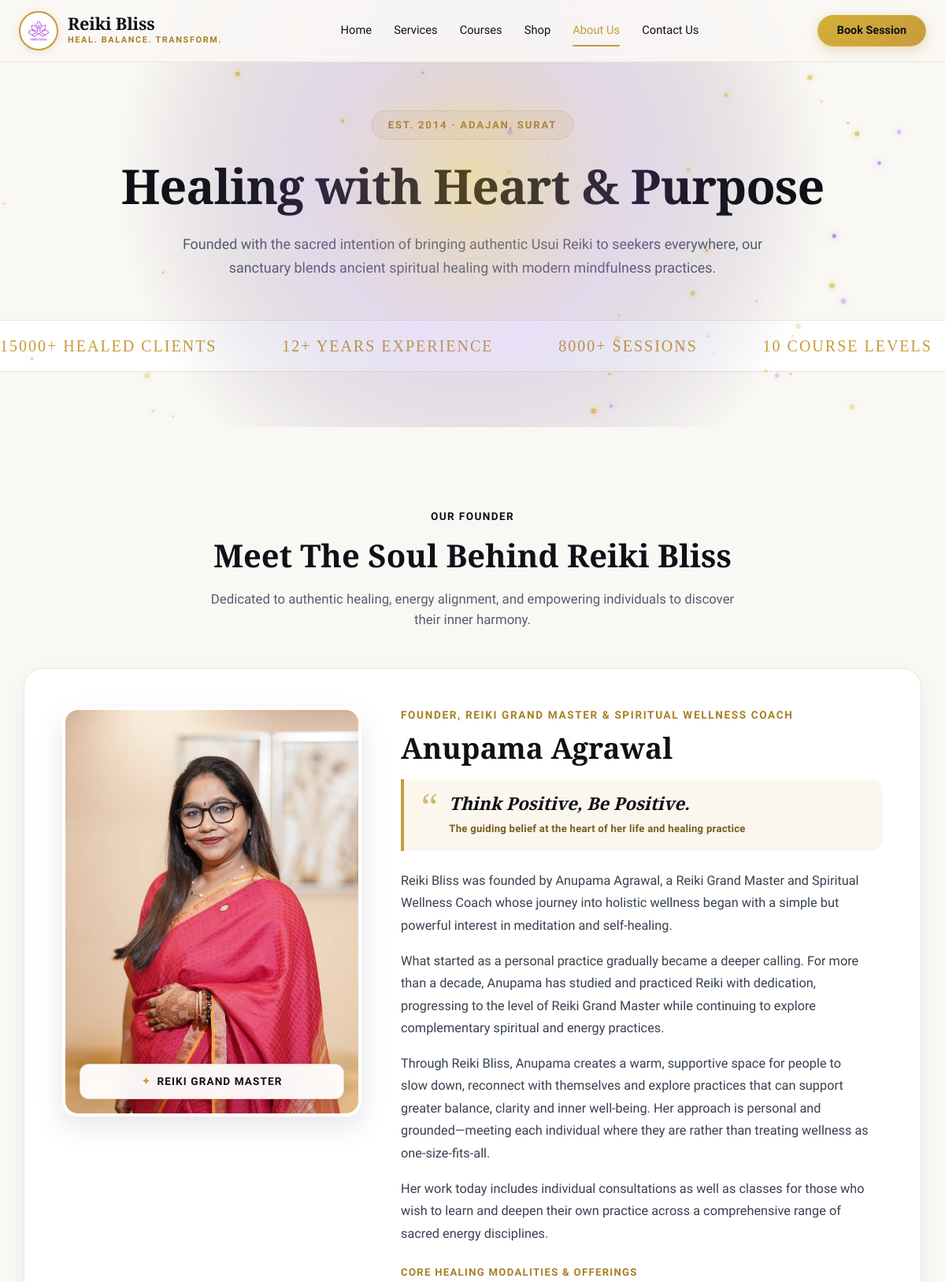
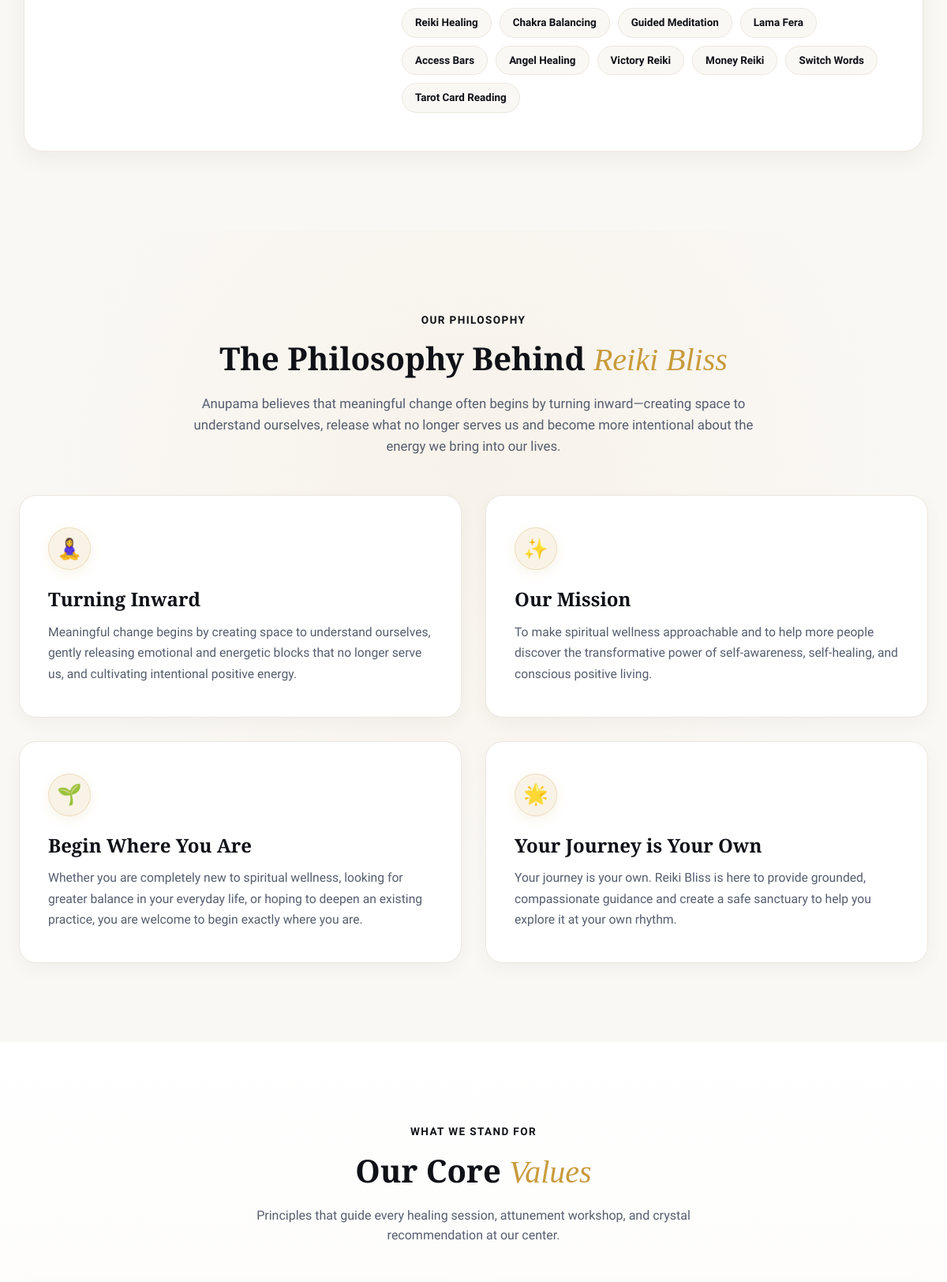
Page /about.php (upper part) on the committed database (2 pictures, top to bottom).
### tables this page shows
CREATE TABLE `site_stats` (
  `id` int(11) NOT NULL AUTO_INCREMENT,
  `stat_key` varchar(100) NOT NULL,
  `stat_value` varchar(100) NOT NULL,
  `label` varchar(150) NOT NULL,
  PRIMARY KEY (`id`),
  UNIQUE KEY `stat_key` (`stat_key`)
);

### config/constants.php (called while the page is built, shortened)
<?php
if (!isset($pdo) || !($pdo instanceof PDO)) {
    $pdo = require __DIR__ . '/db.php';
}
$siteSettings = [];
try {
    $stmt = $pdo->query("SELECT setting_key, setting_value FROM site_settings");
    if ($stmt) {
        while ($row = $stmt->fetch(PDO::FETCH_ASSOC)) {
            $siteSettings[$row['setting_key']] = $row['setting_value'];
        }
    }
} catch (\PDOException $e) {
    error_log("Failed to load site_settings: " . $e->getMessage());
}
$siteStats = [];
try {
    $stmt = $pdo->query("SELECT stat_key, stat_value, label FROM site_stats");
    if ($stmt) {
        while ($row = $stmt->fetch(PDO::FETCH_ASSOC)) {
            $siteStats[$row['stat_key']] = $row;
        }
    }
} catch (\PDOException $e) {
    error_log("Failed to load site_stats: " . $e->getMessage());
}

### about.php (the view, shortened to what this page needs)
<?php
require_once __DIR__ . '/config/constants.php';
$foundingYear = $siteSettings['founding_year'] ?? '2014';
$aboutHeroBadge = array_key_exists('about_hero_badge', $siteSettings)
    ? trim((string)$siteSettings['about_hero_badge'])
    : "Est. {$foundingYear} · Adajan, Surat";
$aboutHeading = array_key_exists('about_hero_heading', $siteSettings)
    ? trim((string)$siteSettings['about_hero_heading'])
    : 'A Journey Inward.<br>A Purpose to <em>Help Others Heal.</em>';
$aboutDescription = array_key_exists('about_hero_description', $siteSettings)
    ? trim((string)$siteSettings['about_hero_description'])
    : 'Reiki Bliss was founded by Anupama Agrawal, a Reiki Grand Master and Spiritual Wellness Coach dedicated to authentic energy healing, self-awareness, and holistic inner transformation.';
$healedCount = !empty($siteStats['lives_healed']['stat_value']) ? $siteStats['lives_healed']['stat_value'] . '+' : '30K+';
$expYears = !empty($siteStats['years_experience']['stat_value']) ? $siteStats['years_experience']['stat_value'] . '+ Years Experience' : '10+ Years Experience';
$sessionsCount = !empty($siteStats['sessions_completed']['stat_value']) ? $siteStats['sessions_completed']['stat_value'] . '+ Sessions' : '25K+ Sessions Completed';
$coursesCount = !empty($siteStats['course_levels']['stat_value']) ? $siteStats['course_levels']['stat_value'] . ' Course Levels' : '6 Course Levels Offered';
$founderLabel = array_key_exists('about_founder_label', $siteSettings) ? trim((string)$siteSettings['about_founder_label']) : 'Our Founder';
$founderHeading = array_key_exists('about_founder_heading', $siteSettings) ? trim((string)$siteSettings['about_founder_heading']) : 'Meet The Soul Behind <em>Reiki Bliss</em>';
$founderSubheading = array_key_exists('about_founder_subheading', $siteSettings) ? trim((string)$siteSettings['about_founder_subheading']) : 'Dedicated to authentic healing, energy alignment, and empowering individuals to discover their inner harmony.';
$founderName = array_key_exists('about_founder_name', $siteSettings) ? trim((string)$siteSettings['about_founder_name']) : 'Anupama Agrawal';
$founderRole = array_key_exists('about_founder_role', $siteSettings) ? trim((string)$siteSettings['about_founder_role']) : 'Founder, Reiki Grand Master & Spiritual Wellness Coach';
$founderBadge = array_key_exists('about_founder_badge', $siteSettings) ? trim((string)$siteSettings['about_founder_badge']) : 'Reiki Grand Master';
$founderImage = !empty($siteSettings['about_founder_image']) ? getTeamImgUrl($siteSettings['about_founder_image']) : BASE_URL . 'assets/images/team/anupama_mam.jpeg';
$founderQuote = array_key_exists('about_founder_quote', $siteSettings) ? trim((string)$siteSettings['about_founder_quote']) : 'Think Positive, Be Positive.';
$founderQuoteCaption = array_key_exists('about_founder_quote_caption', $siteSettings) ? trim((string)$siteSettings['about_founder_quote_caption']) : 'The guiding belief at the heart of her life and healing practice';
$founderStory = !empty($siteSettings['about_founder_story']) ? $siteSettings['about_founder_story'] : null;
$founderSpecialtiesRaw = array_key_exists('about_founder_specialties', $siteSettings)
    ? $siteSettings['about_founder_specialties']
    : 'Reiki Healing, Chakra Balancing, Guided Meditation, Lama Fera, Access Bars, Angel Healing, Victory Reiki, Money Reiki, Switch Words, Tarot Card Reading';
$founderSpecialties = array_values(array_filter(array_map('trim', explode(',', $founderSpecialtiesRaw))));
$philLabel = array_key_exists('about_philosophy_label', $siteSettings) ? trim((string)$siteSettings['about_philosophy_label']) : 'Our Philosophy';
$philHeading = array_key_exists('about_philosophy_heading', $siteSettings) ? trim((string)$siteSettings['about_philosophy_heading']) : 'The Philosophy Behind <em>Reiki Bliss</em>';
$philIntro = array_key_exists('about_philosophy_intro', $siteSettings) ? trim((string)$siteSettings['about_philosophy_intro']) : 'Anupama believes that meaningful change often begins by turning inward—creating space to understand ourselves, release what no longer serves us and become more intentional about the energy we bring into our lives.';
$philPillars = [
    [
        'icon' => $siteSettings['about_phil_1_icon'] ?? '🧘‍♀️',
        'title' => $siteSettings['about_phil_1_title'] ?? 'Turning Inward',
        'desc' => $siteSettings['about_phil_1_desc'] ?? 'Meaningful change begins by creating space to understand ourselves, gently releasing emotional and energetic blocks that no longer serve us, and cultivating intentional positive energy.'
    ],
    [
        'icon' => $siteSettings['about_phil_2_icon'] ?? '✨',
        'title' => $siteSettings['about_phil_2_title'] ?? 'Our Mission',
        'desc' => $siteSettings['about_phil_2_desc'] ?? 'To make spiritual wellness approachable and to help more people discover the transformative power of self-awareness, self-healing, and conscious positive living.'
    ],
    [
        'icon' => $siteSettings['about_phil_3_icon'] ?? '🌱',
        'title' => $siteSettings['about_phil_3_title'] ?? 'Begin Where You Are',
        'desc' => $siteSettings['about_phil_3_desc'] ?? 'Whether you are completely new to spiritual wellness, looking for greater balance in your everyday life, or hoping to deepen an existing practice, you are welcome to begin exactly where you are.'
    ],
    [
        'icon' => $siteSettings['about_phil_4_icon'] ?? '🌟',
        'title' => $siteSettings['about_phil_4_title'] ?? 'Your Journey is Your Own',
        'desc' => $siteSettings['about_phil_4_desc'] ?? 'Your journey is your own. Reiki Bliss is here to provide grounded, compassionate guidance and create a safe sanctuary to help you explore it at your own rhythm.'
    ]
];
$valuesLabel = array_key_exists('about_values_label', $siteSettings) ? trim((string)$siteSettings['about_values_label']) : 'What We Stand For';
$valuesHeading = array_key_exists('about_values_heading', $siteSettings) ? trim((string)$siteSettings['about_values_heading']) : 'Our Core <em>Values</em>';
$valuesIntro = array_key_exists('about_values_intro', $siteSettings) ? trim((string)$siteSettings['about_values_intro']) : 'Principles that guide every healing session, attunement workshop, and crystal recommendation at our center.';
include __DIR__ . '/includes/header.php';
?>
<section class="about-hero" id="about-hero">
    <canvas class="hero-bg-canvas"></canvas>
    <div class="container animate-on-scroll">
        <?php if (!empty(trim((string)$aboutHeroBadge))): ?>
            <span class="about-hero-badge"><?php echo htmlspecialchars($aboutHeroBadge); ?></span>
        <?php endif; ?>
        <?php if (!empty(trim(strip_tags((string)$aboutHeading)))): ?>
        <h1 class="about-hero-title">
            <?php echo $aboutHeading; ?>
        </h1>
        <?php endif; ?>
        <?php if (!empty(trim(strip_tags((string)$aboutDescription)))): ?>
        <p class="about-hero-text">
            <?php echo htmlspecialchars($aboutDescription); ?>
        </p>
        <?php endif; ?>
    </div>
    <div class="marquee-container">
        <div class="marquee-track">
            <div class="marquee-item"><span><?php echo htmlspecialchars($healedCount); ?> Healed Clients</span> <span class="marquee-dot">✦</span></div>
            <div class="marquee-item"><span><?php echo htmlspecialchars($expYears); ?></span> <span class="marquee-dot">✦</span></div>
            <div class="marquee-item"><span><?php echo htmlspecialchars($sessionsCount); ?></span> <span class="marquee-dot">✦</span></div>
            <div class="marquee-item"><span><?php echo htmlspecialchars($coursesCount); ?></span> <span class="marquee-dot">✦</span></div>
        </div>
    </div>
</section>
<section class="founders-section" id="founder">
    <div class="container">
        <div class="text-center animate-on-scroll" style="margin-bottom: 48px;">
            <?php if (!empty(trim((string)$founderLabel))): ?>
            <span class="section-label"><?php echo htmlspecialchars($founderLabel); ?></span>
            <?php endif; ?>
            <?php if (!empty(trim(strip_tags((string)$founderHeading)))): ?>
            <h2 class="section-heading"><?php echo $founderHeading; ?></h2>
            <?php endif; ?>
            <?php if (!empty(trim(strip_tags((string)$founderSubheading)))): ?>
            <p style="max-width: 680px; margin: 0 auto; color: #555D6E; font-size: 1.05rem;">
                <?php echo htmlspecialchars($founderSubheading); ?>
            </p>
            <?php endif; ?>
        </div>
        <div class="founder-single-container animate-on-scroll">
            <div class="founder-card single-founder">
                <div class="founder-img-box">
                    <img src="<?php echo htmlspecialchars($founderImage); ?>" alt="<?php echo htmlspecialchars($founderName); ?> - <?php echo htmlspecialchars($founderBadge); ?>" loading="lazy">
                    <div class="founder-photo-badge">
                        <span class="badge-icon">✦</span>
                        <span class="badge-text"><?php echo htmlspecialchars($founderBadge); ?></span>
                    </div>
                </div>
                <div class="founder-content-box">
                    <span class="founder-role-title"><?php echo htmlspecialchars($founderRole); ?></span>
                    <h3 class="founder-name"><?php echo htmlspecialchars($founderName); ?></h3>
                    <div class="founder-quote-banner">
                        <div class="quote-mark">“</div>
                        <div class="quote-content">
                            <p class="quote-text"><?php echo htmlspecialchars($founderQuote); ?></p>
                            <span class="quote-caption"><?php echo htmlspecialchars($founderQuoteCaption); ?></span>
                        </div>
                    </div>
                    <div class="founder-story-paragraphs">
                        <?php if (!empty($founderStory)): ?>
                            <?php foreach (preg_split('/\r\n\r\n|\n\n/', trim($founderStory)) as $para): ?>
                                <?php if (!empty(trim($para))): ?>
                                    <p><?php echo nl2br(htmlspecialchars(trim($para))); ?></p>
                                <?php endif; ?>
                            <?php endforeach; ?>
                        <?php endif; ?>
                    </div>
                    <div class="founder-specialties-box">
                        <div class="specialties-title">Core Healing Modalities &amp; Offerings</div>
                        <div class="specialty-tags-list">
                            <?php foreach ($founderSpecialties as $modality): ?>
                                <span class="specialty-tag-badge"><?php echo htmlspecialchars($modality); ?></span>
                            <?php endforeach; ?>
                        </div>
                    </div>
                </div>
            </div>
        </div>
    </div>
</section>
<section class="philosophy-section" id="philosophy">
    <div class="container">
        <div class="text-center animate-on-scroll">
            <?php if (!empty(trim((string)$philLabel))): ?>
            <span class="section-label"><?php echo htmlspecialchars($philLabel); ?></span>
            <?php endif; ?>
            <?php if (!empty(trim(strip_tags((string)$philHeading)))): ?>
            <h2 class="section-heading"><?php echo $philHeading; ?></h2>
            <?php endif; ?>
            <?php if (!empty(trim(strip_tags((string)$philIntro)))): ?>
            <p style="max-width: 720px; margin: 0 auto; color: #555D6E; font-size: 1.05rem;">
                <?php echo htmlspecialchars($philIntro); ?>
            </p>
            <?php endif; ?>
        </div>
        <div class="philosophy-grid">
            <?php foreach ($philPillars as $pillar): ?>
                <div class="philosophy-card animate-on-scroll">
                    <div class="philosophy-icon"><?php echo htmlspecialchars($pillar['icon'] ?? '✦'); ?></div>
                    <h3 class="philosophy-card-title"><?php echo htmlspecialchars($pillar['title'] ?? ''); ?></h3>
                    <p class="philosophy-card-text"><?php echo htmlspecialchars($pillar['desc'] ?? ''); ?></p>
                </div>
            <?php endforeach; ?>
        </div>
    </div>
</section>
<section class="values-section" id="values">
    <div class="container">
        <div class="text-center animate-on-scroll">
            <?php if (!empty(trim((string)$valuesLabel))): ?>
            <span class="section-label"><?php echo htmlspecialchars($valuesLabel); ?></span>
            <?php endif; ?>
            <?php if (!empty(trim(strip_tags((string)$valuesHeading)))): ?>
            <h2 class="section-heading"><?php echo $valuesHeading; ?></h2>
            <?php endif; ?>
            <?php if (!empty(trim(strip_tags((string)$valuesIntro)))): ?>
            <p><?php echo htmlspecialchars($valuesIntro); ?></p>
            <?php endif; ?>
        </div>
    </div>
</section>
<?php include __DIR__ . '/includes/footer.php'; ?>

### rows in the picture
site_stats: stat_value "15000+"
site_stats: stat_value "12+ YEARS EXPERIENCE"
site_stats: stat_value "8000+ SESSIONS"
site_stats: stat_value "10 COURSE LEVELS"

### other values in the picture
SITE_NAME "Reiki Bliss"
SITE_TAGLINE "HEAL. BALANCE. TRANSFORM."
$aboutHeroBadge "EST. 2014 · ADAJAN, SURAT"
$siteSettings['about_hero_heading'] "Healing with Heart & Purpose"
$aboutDescription "Founded with the sacred intention of bringing authentic Usui Reiki to seekers everywhere, our sanctuary blends ancient spiritual healing with modern mindfulness practices."
$founderLabel "OUR FOUNDER"
$siteSettings['about_founder_heading'] "Meet The Soul Behind Reiki Bliss"
$founderSubheading "Dedicated to authentic healing, energy alignment, and empowering individuals to discover their inner harmony."
$founderBadge "REIKI GRAND MASTER"
$founderRole "FOUNDER, REIKI GRAND MASTER & SPIRITUAL WELLNESS COACH"
$founderName "Anupama Agrawal"
$founderQuote "Think Positive, Be Positive."
$founderQuoteCaption "The guiding belief at the heart of her life and healing practice"
$para "Her work today includes individual consultations as well as classes for those who wish to learn and deepen their own practice across a comprehensive range of sacred energy disciplines."
$modality "Reiki Healing"
